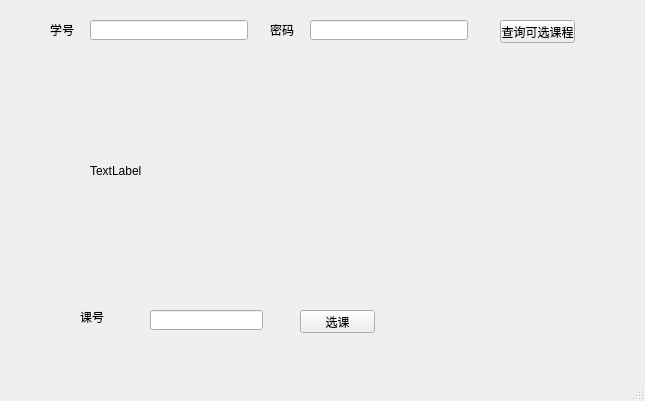
<?xml version="1.0" encoding="UTF-8"?>
<ui version="4.0">
 <class>MainWindow</class>
 <widget class="QMainWindow" name="MainWindow">
  <property name="geometry">
   <rect>
    <x>0</x>
    <y>0</y>
    <width>645</width>
    <height>401</height>
   </rect>
  </property>
  <property name="windowTitle">
   <string>MainWindow</string>
  </property>
  <widget class="QWidget" name="centralwidget">
   <widget class="QLineEdit" name="xuehao">
    <property name="geometry">
     <rect>
      <x>90</x>
      <y>20</y>
      <width>158</width>
      <height>20</height>
     </rect>
    </property>
   </widget>
   <widget class="QLabel" name="label">
    <property name="geometry">
     <rect>
      <x>50</x>
      <y>10</y>
      <width>31</width>
      <height>39</height>
     </rect>
    </property>
    <property name="text">
     <string>学号</string>
    </property>
   </widget>
   <widget class="QLineEdit" name="mima">
    <property name="geometry">
     <rect>
      <x>310</x>
      <y>20</y>
      <width>158</width>
      <height>20</height>
     </rect>
    </property>
    <property name="text">
     <string/>
    </property>
    <property name="echoMode">
     <enum>QLineEdit::Password</enum>
    </property>
   </widget>
   <widget class="QLabel" name="label_2">
    <property name="geometry">
     <rect>
      <x>270</x>
      <y>10</y>
      <width>31</width>
      <height>39</height>
     </rect>
    </property>
    <property name="text">
     <string>密码</string>
    </property>
   </widget>
   <widget class="QPushButton" name="chaxunkexuankecheng">
    <property name="geometry">
     <rect>
      <x>500</x>
      <y>20</y>
      <width>75</width>
      <height>23</height>
     </rect>
    </property>
    <property name="text">
     <string>查询可选课程</string>
    </property>
   </widget>
   <widget class="QLabel" name="kexuankecheng">
    <property name="geometry">
     <rect>
      <x>90</x>
      <y>70</y>
      <width>461</width>
      <height>201</height>
     </rect>
    </property>
    <property name="text">
     <string>TextLabel</string>
    </property>
   </widget>
   <widget class="QLabel" name="label_4">
    <property name="geometry">
     <rect>
      <x>80</x>
      <y>310</y>
      <width>47</width>
      <height>13</height>
     </rect>
    </property>
    <property name="text">
     <string>课号</string>
    </property>
   </widget>
   <widget class="QLineEdit" name="kehao">
    <property name="geometry">
     <rect>
      <x>150</x>
      <y>310</y>
      <width>113</width>
      <height>20</height>
     </rect>
    </property>
   </widget>
   <widget class="QPushButton" name="xuanke">
    <property name="geometry">
     <rect>
      <x>300</x>
      <y>310</y>
      <width>75</width>
      <height>23</height>
     </rect>
    </property>
    <property name="text">
     <string>选课</string>
    </property>
   </widget>
  </widget>
  <widget class="QMenuBar" name="menubar">
   <property name="geometry">
    <rect>
     <x>0</x>
     <y>0</y>
     <width>645</width>
     <height>21</height>
    </rect>
   </property>
  </widget>
  <widget class="QStatusBar" name="statusbar"/>
 </widget>
 <resources/>
 <connections/>
</ui>
